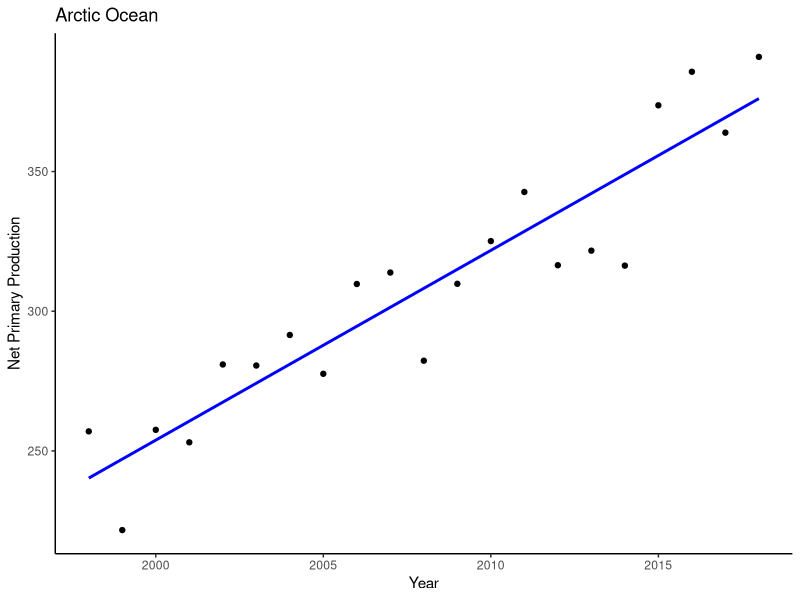
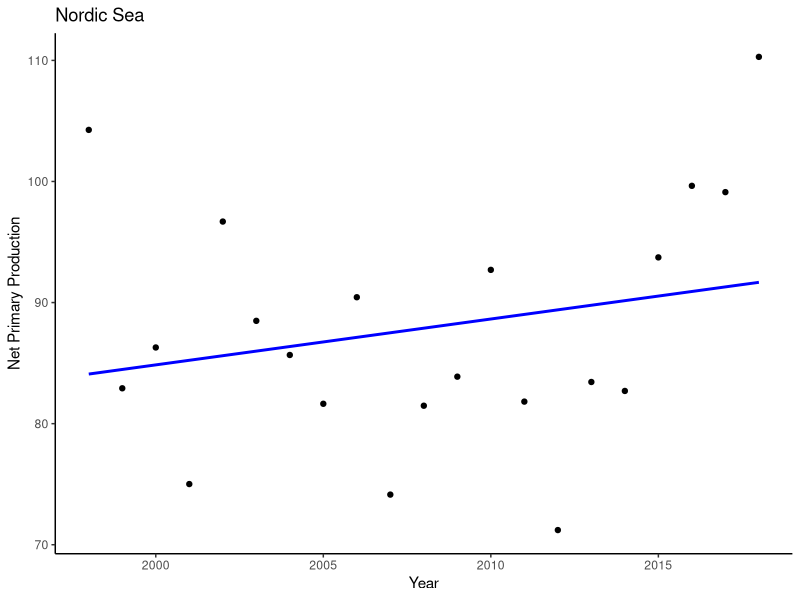
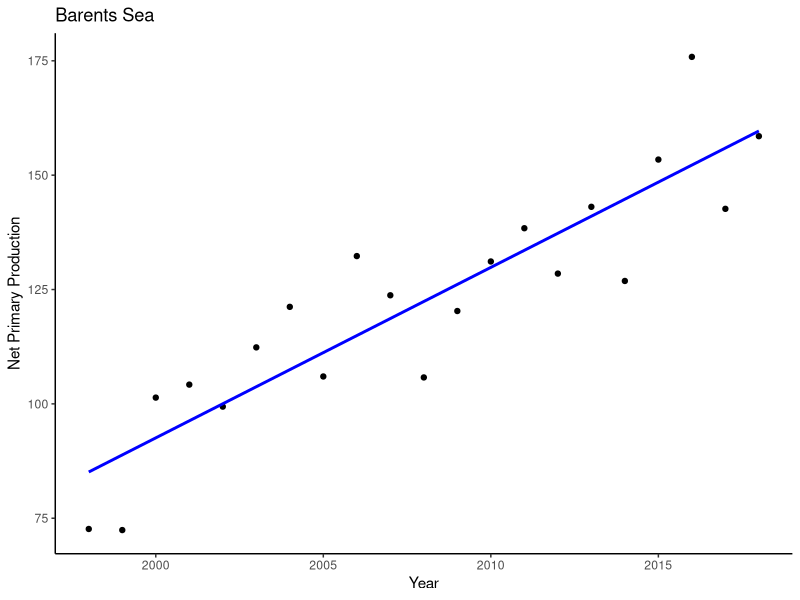
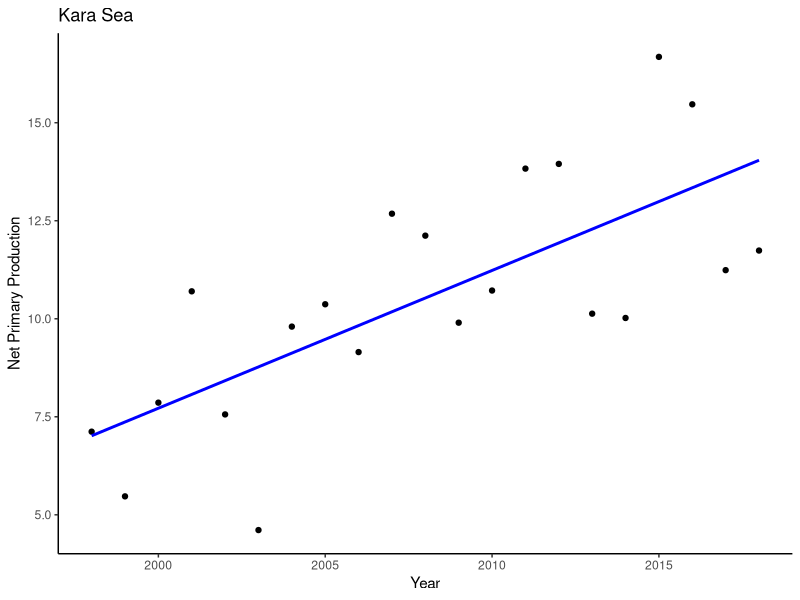
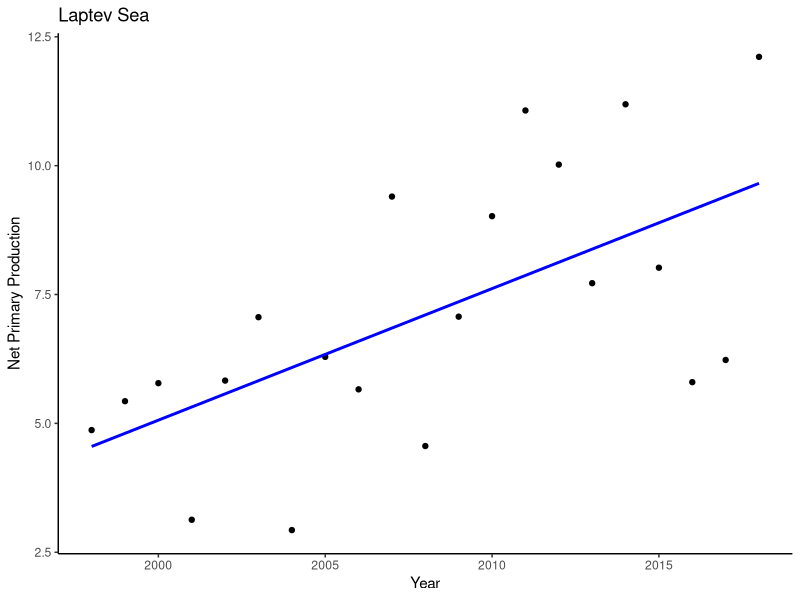
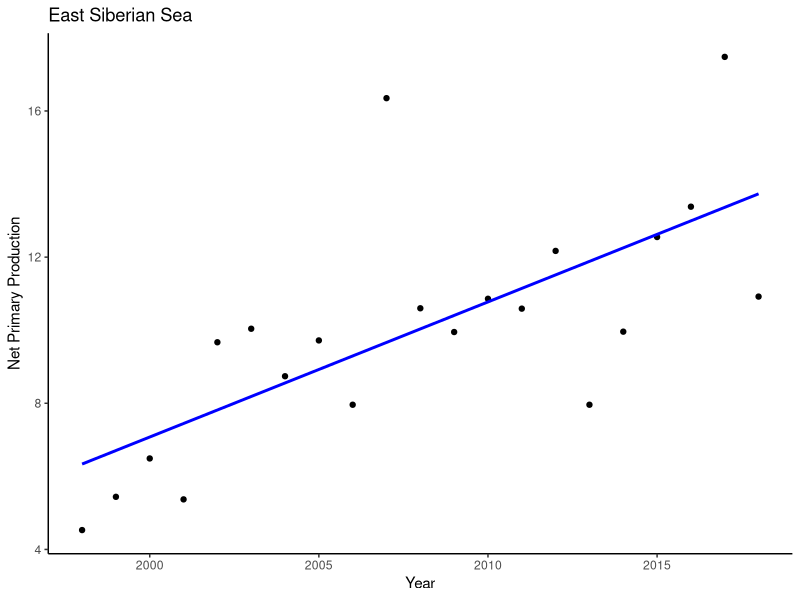
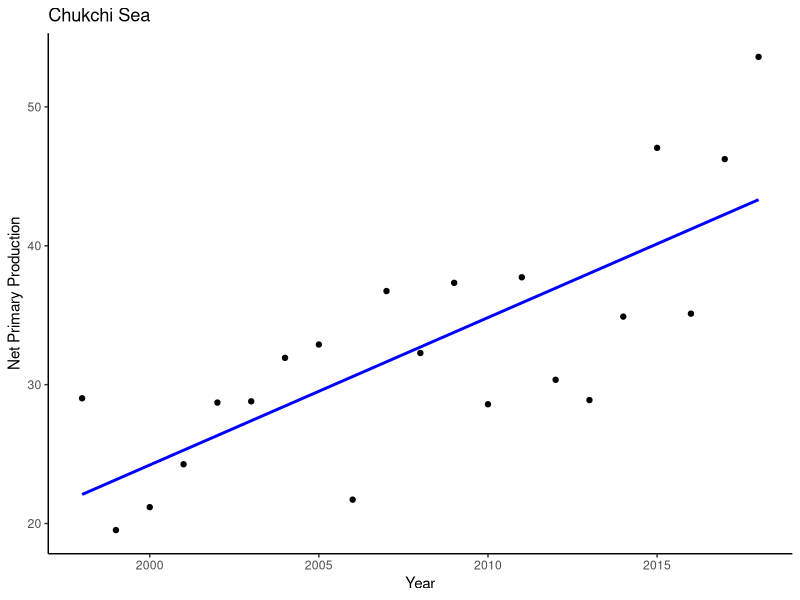
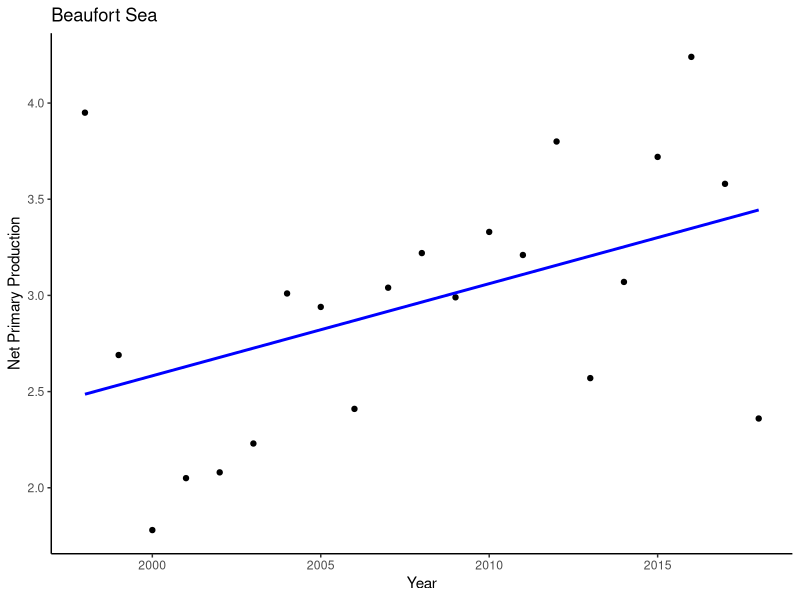

Generate these figures, in order, with R:
library(ggplot2)

NPP <- read.csv("Net Primary Productivity Values.csv", header = TRUE) # first row headers
NPP <- NPP[-1, ] # remove second row (contains units)
NPP[] <- lapply(NPP, as.numeric)

# Rename columns 2–11
colnames(NPP)[2:12] <- c("Arctic Ocean", "Nordic Sea", "Barents Sea", "Kara Sea",
                         "Laptev Sea", "East Siberian Sea", "Chukchi Sea", "Beaufort Sea",
                         "Canadian Archipelago", "Baffin Bay", "Basin")

results <- list()
year_col <- names(NPP)[1]

for (i in 2:12) {
  variable <- names(NPP)[i]
  
  # Run regression
  model <- lm(as.formula(paste0("`", variable, "` ~ `", year_col, "`")), data = NPP)
  
  # Store model
  results[[variable]] <- model
  
  # Print summary statistics
  cat("\n", variable, "\n")
  print(summary(model))
  
  # Plot regression
  p <- ggplot(NPP, aes(x = .data[[year_col]], y = .data[[variable]])) +
    geom_point() +
    geom_smooth(method = "lm", se = FALSE, color = "blue") +
    theme_classic() +
    labs(title = variable, x = "Year", y = "Net Primary Production")
  
  print(p)
}

# Retrieve specific region's results
#summary(results[["Region1"]])
